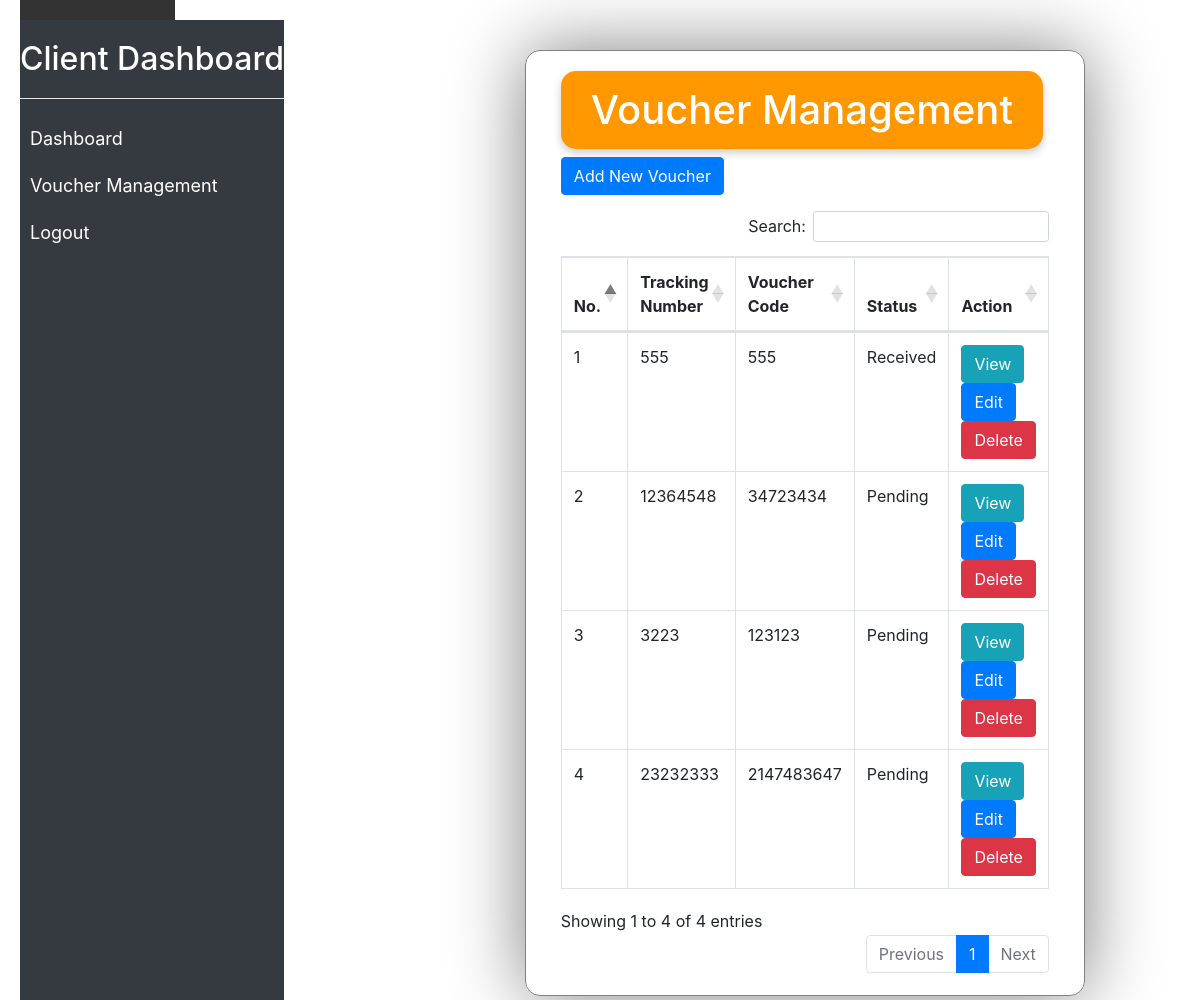
Page /client/voucher_management.php on the committed database.
### tables this page shows
CREATE TABLE `details` (
  `id` int(3) NOT NULL,
  `tracking_no` varchar(10) NOT NULL,
  `voucher_code` int(10) NOT NULL,
  `status` enum('Pending','Received') NOT NULL
);

### client/voucher_management.php (the view, shortened to what this page needs)
<!DOCTYPE html>
<html lang="en">
<head>
    <link rel="stylesheet" href="https://stackpath.bootstrapcdn.com/bootstrap/4.5.2/css/bootstrap.min.css">
    <link rel="stylesheet" href="https://cdn.datatables.net/1.10.24/css/dataTables.bootstrap4.min.css">
    <link rel="stylesheet" href="https://cdn.datatables.net/buttons/1.7.0/css/buttons.dataTables.min.css">
    <link rel="stylesheet" href="../css/style.css">
</head>
<body>
<div class="sidebar">
    <h2>Client Dashboard</h2>
    <hr>
    <ul class="nav flex-column">
        <li class="nav-item"><a class="nav-link active" href="index.php">Dashboard</a></li>
        <li class="nav-item">
            <a class="nav-link" href="voucher_management.php">Voucher Management</a>
        </li>
        <li class="nav-item"><a class="nav-link" href="../inc/logout.php">Logout</a></li>
    </ul>
</div>
<?php include "../inc/topbar.php"; ?>
<div class="content">
    <div class="container">
        <h1>Voucher Management</h1>
    <div class="mb-3">
        <button type="button" class="btn btn-primary" data-toggle="modal" data-target="#addVoucherModal">Add New Voucher</button>
    </div>
    <div class="table-responsive">
        <table id="voucherTable" class="table table-bordered">
            <thead>
                <tr>
                    <th>No.</th>
                    <th>Tracking Number</th>
                    <th>Voucher Code</th>
                    <th>Status</th>
                    <th>Action</th>
                </tr>
            </thead>
            <tbody>
    <?php
    include_once "../db_function/connection.php";
    $query = "SELECT * FROM details";
    $result = mysqli_query($db_connection, $query);
    $auto_incremented_id = 1;
    while ($row = mysqli_fetch_assoc($result)) {
        echo "<tr>";
        echo "<td>" . $auto_incremented_id . "</td>";
        echo "<td>" . $row['tracking_no'] . "</td>";
        echo "<td>" . $row['voucher_code'] . "</td>";
        echo "<td>" . $row['status'] . "</td>";
        echo "<td>";
        echo '<button type="button" class="btn btn-info info-btn" data-toggle="modal" data-target="#viewVoucherModal" data-id="' . $row['id'] . '">View</button>';
        echo '<button type="button" class="btn btn-primary edit-btn" data-toggle="modal" data-target="#editVoucherModal" data-id="' . $row['id'] . '">Edit</button>';
        echo '<button type="button" class="btn btn-danger delete-btn" data-id="' . $row['id'] . '">Delete</button>';
        echo "</td>";
        echo "</tr>";
        $auto_incremented_id++;
    }
    ?>
            </tbody>
        </table>
    </div>
</div>
</body>
</html>

### css/style.css (style rules this page uses)
body { display: flex; margin: 0; font-family: 'Roboto', sans-serif; background-color: #f8f9fa; padding: 20px; }
.sidebar { flex: 0 0 250px; height: 100%; position: fixed; background-color: #343a40; padding-top: 20px; color: #fff; }
.sidebar h2 { color: #fff; text-align: center; margin-bottom: 20px; }
.sidebar a { padding: 10px; text-decoration: none; font-size: 18px; color: #fff; display: block; transition: all 0.3s ease; }
.content { margin-left: 350px; margin-top: 30px; margin-right: 100px; padding: 20px; border: 1px solid gray; border-radius: 15px; box-shadow: 0 0 75px gray; }
.btn-primary { background-color: #007bff; border-color: #007bff; }
.table th, .table td { vertical-align: middle; }
hr { background-color: white; }
h1 { display: inline-block; background-color: #ff9800; color: white; padding: 15px 30px; border-radius: 15px; box-shadow: 0 4px 8px rgba(0, 0, 0, 0.2); font-size: 2.5rem; }

### rows in the picture
details: tracking_no "555", voucher_code "555", status "Received"
details: tracking_no "12364548", voucher_code "34723434", status "Pending"
details: tracking_no "3223", voucher_code "123123", status "Pending"
details: tracking_no "23232333", voucher_code "2147483647", status "Pending"
